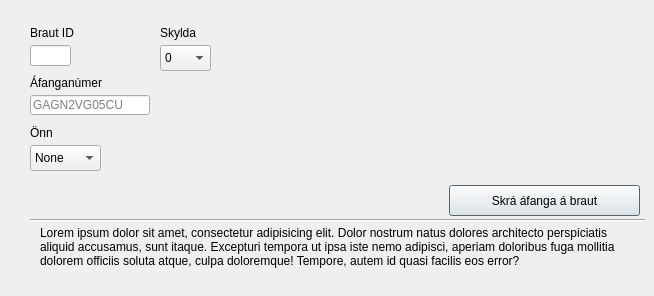
      <widget class="QWidget" name="trackCoursesTabCreate">
       <attribute name="title">
        <string>Áfangi á braut</string>
       </attribute>
       <widget class="Line" name="line_7">
        <property name="geometry">
         <rect>
          <x>30</x>
          <y>210</y>
          <width>615</width>
          <height>20</height>
         </rect>
        </property>
        <property name="orientation">
         <enum>Qt::Horizontal</enum>
        </property>
       </widget>
       <widget class="QPushButton" name="pushButton_7">
        <property name="geometry">
         <rect>
          <x>449</x>
          <y>185</y>
          <width>191</width>
          <height>31</height>
         </rect>
        </property>
        <property name="sizePolicy">
         <sizepolicy hsizetype="Minimum" vsizetype="Fixed">
          <horstretch>0</horstretch>
          <verstretch>0</verstretch>
         </sizepolicy>
        </property>
        <property name="layoutDirection">
         <enum>Qt::LeftToRight</enum>
        </property>
        <property name="autoFillBackground">
         <bool>false</bool>
        </property>
        <property name="text">
         <string>Skrá áfanga á braut</string>
        </property>
        <property name="autoDefault">
         <bool>false</bool>
        </property>
        <property name="default">
         <bool>true</bool>
        </property>
        <property name="flat">
         <bool>false</bool>
        </property>
       </widget>
       <widget class="QLabel" name="label_10">
        <property name="geometry">
         <rect>
          <x>40</x>
          <y>226</y>
          <width>591</width>
          <height>61</height>
         </rect>
        </property>
        <property name="text">
         <string>Lorem ipsum dolor sit amet, consectetur adipisicing elit. Dolor nostrum natus dolores architecto perspiciatis aliquid accusamus, sunt itaque. Excepturi tempora ut ipsa iste nemo adipisci, aperiam doloribus fuga mollitia dolorem officiis soluta atque, culpa doloremque! Tempore, autem id quasi facilis eos error?</string>
        </property>
        <property name="textFormat">
         <enum>Qt::AutoText</enum>
        </property>
        <property name="scaledContents">
         <bool>false</bool>
        </property>
        <property name="alignment">
         <set>Qt::AlignLeading|Qt::AlignLeft|Qt::AlignTop</set>
        </property>
        <property name="wordWrap">
         <bool>true</bool>
        </property>
       </widget>
       <widget class="QComboBox" name="comboBox_8">
        <property name="geometry">
         <rect>
          <x>30</x>
          <y>145</y>
          <width>71</width>
          <height>26</height>
         </rect>
        </property>
        <item>
         <property name="text">
          <string>None</string>
         </property>
        </item>
        <item>
         <property name="text">
          <string>1</string>
         </property>
        </item>
        <item>
         <property name="text">
          <string>2</string>
         </property>
        </item>
        <item>
         <property name="text">
          <string>3</string>
         </property>
        </item>
        <item>
         <property name="text">
          <string>4</string>
         </property>
        </item>
        <item>
         <property name="text">
          <string>5</string>
         </property>
        </item>
        <item>
         <property name="text">
          <string>6</string>
         </property>
        </item>
        <item>
         <property name="text">
          <string>7</string>
         </property>
        </item>
        <item>
         <property name="text">
          <string>8</string>
         </property>
        </item>
        <item>
         <property name="text">
          <string>9</string>
         </property>
        </item>
        <item>
         <property name="text">
          <string>10</string>
         </property>
        </item>
       </widget>
       <widget class="QLabel" name="label_29">
        <property name="geometry">
         <rect>
          <x>30</x>
          <y>120</y>
          <width>101</width>
          <height>20</height>
         </rect>
        </property>
        <property name="layoutDirection">
         <enum>Qt::LeftToRight</enum>
        </property>
        <property name="text">
         <string>Önn</string>
        </property>
        <property name="alignment">
         <set>Qt::AlignBottom|Qt::AlignLeading|Qt::AlignLeft</set>
        </property>
       </widget>
       <widget class="QLabel" name="label_30">
        <property name="geometry">
         <rect>
          <x>160</x>
          <y>20</y>
          <width>101</width>
          <height>20</height>
         </rect>
        </property>
        <property name="layoutDirection">
         <enum>Qt::LeftToRight</enum>
        </property>
        <property name="text">
         <string>Skylda</string>
        </property>
        <property name="alignment">
         <set>Qt::AlignBottom|Qt::AlignLeading|Qt::AlignLeft</set>
        </property>
       </widget>
       <widget class="QComboBox" name="comboBox_12">
        <property name="geometry">
         <rect>
          <x>160</x>
          <y>45</y>
          <width>51</width>
          <height>26</height>
         </rect>
        </property>
        <item>
         <property name="text">
          <string>0</string>
         </property>
        </item>
        <item>
         <property name="text">
          <string>1</string>
         </property>
        </item>
        <item>
         <property name="text">
          <string>2</string>
         </property>
        </item>
        <item>
         <property name="text">
          <string>3</string>
         </property>
        </item>
       </widget>
       <widget class="QLineEdit" name="lineEdit_26">
        <property name="geometry">
         <rect>
          <x>30</x>
          <y>45</y>
          <width>41</width>
          <height>21</height>
         </rect>
        </property>
        <property name="text">
         <string/>
        </property>
        <property name="maxLength">
         <number>11</number>
        </property>
        <property name="clearButtonEnabled">
         <bool>false</bool>
        </property>
       </widget>
       <widget class="QLabel" name="label_28">
        <property name="geometry">
         <rect>
          <x>30</x>
          <y>20</y>
          <width>101</width>
          <height>20</height>
         </rect>
        </property>
        <property name="layoutDirection">
         <enum>Qt::LeftToRight</enum>
        </property>
        <property name="text">
         <string>Braut ID</string>
        </property>
        <property name="alignment">
         <set>Qt::AlignBottom|Qt::AlignLeading|Qt::AlignLeft</set>
        </property>
       </widget>
       <widget class="QLineEdit" name="lineEdit_30">
        <property name="geometry">
         <rect>
          <x>30</x>
          <y>95</y>
          <width>120</width>
          <height>20</height>
         </rect>
        </property>
        <property name="inputMask">
         <string/>
        </property>
        <property name="text">
         <string/>
        </property>
        <property name="maxLength">
         <number>11</number>
        </property>
        <property name="placeholderText">
         <string>GAGN2VG05CU</string>
        </property>
       </widget>
       <widget class="QLabel" name="label_27">
        <property name="geometry">
         <rect>
          <x>30</x>
          <y>70</y>
          <width>101</width>
          <height>20</height>
         </rect>
        </property>
        <property name="layoutDirection">
         <enum>Qt::LeftToRight</enum>
        </property>
        <property name="text">
         <string>Áfanganúmer</string>
        </property>
        <property name="alignment">
         <set>Qt::AlignBottom|Qt::AlignLeading|Qt::AlignLeft</set>
        </property>
       </widget>
      </widget>
